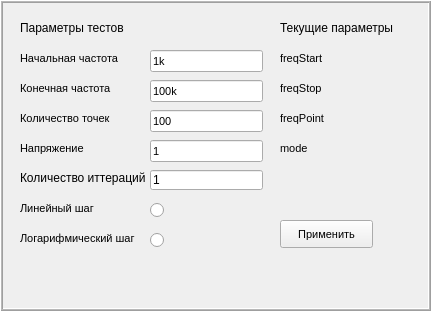
     <widget class="QFrame" name="frame">
      <property name="geometry">
       <rect>
        <x>0</x>
        <y>10</y>
        <width>431</width>
        <height>311</height>
       </rect>
      </property>
      <property name="frameShape">
       <enum>QFrame::Shape::Box</enum>
      </property>
      <property name="frameShadow">
       <enum>QFrame::Shadow::Raised</enum>
      </property>
      <property name="midLineWidth">
       <number>1</number>
      </property>
      <widget class="QWidget" name="widget_exp_param_5" native="true">
       <property name="geometry">
        <rect>
         <x>0</x>
         <y>0</y>
         <width>421</width>
         <height>291</height>
        </rect>
       </property>
       <property name="autoFillBackground">
        <bool>false</bool>
       </property>
       <property name="styleSheet">
        <string notr="true"/>
       </property>
       <widget class="QLabel" name="labelChoosedMode_7">
        <property name="geometry">
         <rect>
          <x>280</x>
          <y>140</y>
          <width>111</width>
          <height>16</height>
         </rect>
        </property>
        <property name="font">
         <font>
          <family>Arial</family>
          <pointsize>8</pointsize>
          <bold>false</bold>
          <underline>false</underline>
          <kerning>true</kerning>
         </font>
        </property>
        <property name="text">
         <string>mode</string>
        </property>
       </widget>
       <widget class="QLabel" name="label_81">
        <property name="geometry">
         <rect>
          <x>20</x>
          <y>50</y>
          <width>111</width>
          <height>16</height>
         </rect>
        </property>
        <property name="font">
         <font>
          <family>Arial</family>
          <pointsize>8</pointsize>
          <bold>false</bold>
          <underline>false</underline>
          <kerning>true</kerning>
         </font>
        </property>
        <property name="text">
         <string>Начальная частота</string>
        </property>
       </widget>
       <widget class="QLabel" name="label_82">
        <property name="geometry">
         <rect>
          <x>20</x>
          <y>140</y>
          <width>111</width>
          <height>16</height>
         </rect>
        </property>
        <property name="font">
         <font>
          <family>Arial</family>
          <pointsize>8</pointsize>
          <bold>false</bold>
          <underline>false</underline>
          <kerning>true</kerning>
         </font>
        </property>
        <property name="text">
         <string>Напряжение</string>
        </property>
       </widget>
       <widget class="QLabel" name="label_83">
        <property name="geometry">
         <rect>
          <x>20</x>
          <y>230</y>
          <width>121</width>
          <height>16</height>
         </rect>
        </property>
        <property name="font">
         <font>
          <family>Arial</family>
          <pointsize>8</pointsize>
          <bold>false</bold>
          <underline>false</underline>
          <kerning>true</kerning>
         </font>
        </property>
        <property name="text">
         <string>Логарифмический шаг</string>
        </property>
       </widget>
       <widget class="QLabel" name="label_84">
        <property name="geometry">
         <rect>
          <x>20</x>
          <y>20</y>
          <width>181</width>
          <height>16</height>
         </rect>
        </property>
        <property name="font">
         <font>
          <family>Arial</family>
          <pointsize>9</pointsize>
          <bold>false</bold>
          <underline>false</underline>
          <kerning>true</kerning>
         </font>
        </property>
        <property name="text">
         <string>Параметры тестов</string>
        </property>
       </widget>
       <widget class="QLineEdit" name="lineEditStopFreq_7">
        <property name="geometry">
         <rect>
          <x>150</x>
          <y>80</y>
          <width>113</width>
          <height>22</height>
         </rect>
        </property>
        <property name="font">
         <font>
          <family>Arial</family>
          <pointsize>8</pointsize>
          <bold>false</bold>
          <underline>false</underline>
          <kerning>true</kerning>
         </font>
        </property>
        <property name="text">
         <string>100k</string>
        </property>
       </widget>
       <widget class="QRadioButton" name="radioLog_7">
        <property name="geometry">
         <rect>
          <x>150</x>
          <y>230</y>
          <width>21</width>
          <height>20</height>
         </rect>
        </property>
        <property name="font">
         <font>
          <family>Arial</family>
          <pointsize>8</pointsize>
          <bold>false</bold>
          <underline>false</underline>
          <kerning>true</kerning>
         </font>
        </property>
        <property name="text">
         <string/>
        </property>
       </widget>
       <widget class="QLabel" name="labelFreqPoints_7">
        <property name="geometry">
         <rect>
          <x>280</x>
          <y>110</y>
          <width>111</width>
          <height>16</height>
         </rect>
        </property>
        <property name="font">
         <font>
          <family>Arial</family>
          <pointsize>8</pointsize>
          <bold>false</bold>
          <underline>false</underline>
          <kerning>true</kerning>
         </font>
        </property>
        <property name="text">
         <string>freqPoint</string>
        </property>
       </widget>
       <widget class="QLineEdit" name="lineEditStartFreq_7">
        <property name="geometry">
         <rect>
          <x>150</x>
          <y>50</y>
          <width>113</width>
          <height>22</height>
         </rect>
        </property>
        <property name="font">
         <font>
          <family>Arial</family>
          <pointsize>8</pointsize>
          <bold>false</bold>
          <underline>false</underline>
          <kerning>true</kerning>
         </font>
        </property>
        <property name="text">
         <string>1k</string>
        </property>
       </widget>
       <widget class="QLineEdit" name="lineEditPointsFreq_13">
        <property name="geometry">
         <rect>
          <x>150</x>
          <y>110</y>
          <width>113</width>
          <height>22</height>
         </rect>
        </property>
        <property name="font">
         <font>
          <family>Arial</family>
          <pointsize>8</pointsize>
          <bold>false</bold>
          <underline>false</underline>
          <kerning>true</kerning>
         </font>
        </property>
        <property name="text">
         <string>100</string>
        </property>
       </widget>
       <widget class="QLineEdit" name="lineEditPointsFreq_14">
        <property name="geometry">
         <rect>
          <x>150</x>
          <y>140</y>
          <width>113</width>
          <height>22</height>
         </rect>
        </property>
        <property name="font">
         <font>
          <family>Arial</family>
          <pointsize>8</pointsize>
          <bold>false</bold>
          <underline>false</underline>
          <kerning>true</kerning>
         </font>
        </property>
        <property name="text">
         <string>1</string>
        </property>
       </widget>
       <widget class="QLabel" name="labelFreqStop_7">
        <property name="geometry">
         <rect>
          <x>280</x>
          <y>80</y>
          <width>111</width>
          <height>16</height>
         </rect>
        </property>
        <property name="font">
         <font>
          <family>Arial</family>
          <pointsize>8</pointsize>
          <bold>false</bold>
          <underline>false</underline>
          <kerning>true</kerning>
         </font>
        </property>
        <property name="text">
         <string>freqStop</string>
        </property>
       </widget>
       <widget class="QLabel" name="label_85">
        <property name="geometry">
         <rect>
          <x>20</x>
          <y>110</y>
          <width>111</width>
          <height>16</height>
         </rect>
        </property>
        <property name="font">
         <font>
          <family>Arial</family>
          <pointsize>8</pointsize>
          <bold>false</bold>
          <underline>false</underline>
          <kerning>true</kerning>
         </font>
        </property>
        <property name="text">
         <string>Количество точек</string>
        </property>
       </widget>
       <widget class="QLabel" name="label_86">
        <property name="geometry">
         <rect>
          <x>20</x>
          <y>200</y>
          <width>111</width>
          <height>16</height>
         </rect>
        </property>
        <property name="font">
         <font>
          <family>Arial</family>
          <pointsize>8</pointsize>
          <bold>false</bold>
          <underline>false</underline>
          <kerning>true</kerning>
         </font>
        </property>
        <property name="text">
         <string>Линейный шаг</string>
        </property>
       </widget>
       <widget class="QRadioButton" name="radioLine_7">
        <property name="geometry">
         <rect>
          <x>150</x>
          <y>200</y>
          <width>31</width>
          <height>20</height>
         </rect>
        </property>
        <property name="font">
         <font>
          <family>Arial</family>
          <pointsize>8</pointsize>
          <bold>false</bold>
          <underline>false</underline>
          <kerning>true</kerning>
         </font>
        </property>
        <property name="text">
         <string/>
        </property>
       </widget>
       <widget class="QLabel" name="labelFreqStart_7">
        <property name="geometry">
         <rect>
          <x>280</x>
          <y>50</y>
          <width>111</width>
          <height>16</height>
         </rect>
        </property>
        <property name="font">
         <font>
          <family>Arial</family>
          <pointsize>8</pointsize>
          <bold>false</bold>
          <underline>false</underline>
          <kerning>true</kerning>
         </font>
        </property>
        <property name="text">
         <string>freqStart</string>
        </property>
       </widget>
       <widget class="QLabel" name="label_87">
        <property name="geometry">
         <rect>
          <x>20</x>
          <y>80</y>
          <width>111</width>
          <height>16</height>
         </rect>
        </property>
        <property name="font">
         <font>
          <family>Arial</family>
          <pointsize>8</pointsize>
          <bold>false</bold>
          <underline>false</underline>
          <kerning>true</kerning>
         </font>
        </property>
        <property name="text">
         <string>Конечная частота</string>
        </property>
       </widget>
       <widget class="QLabel" name="label_88">
        <property name="geometry">
         <rect>
          <x>280</x>
          <y>20</y>
          <width>121</width>
          <height>16</height>
         </rect>
        </property>
        <property name="font">
         <font>
          <family>Arial</family>
          <pointsize>9</pointsize>
          <bold>false</bold>
          <underline>false</underline>
          <kerning>true</kerning>
         </font>
        </property>
        <property name="text">
         <string>Текущие параметры</string>
        </property>
       </widget>
       <widget class="QLabel" name="label_89">
        <property name="geometry">
         <rect>
          <x>20</x>
          <y>170</y>
          <width>141</width>
          <height>16</height>
         </rect>
        </property>
        <property name="font">
         <font>
          <family>Arial</family>
          <bold>false</bold>
          <underline>false</underline>
          <kerning>true</kerning>
         </font>
        </property>
        <property name="text">
         <string>Количество иттераций</string>
        </property>
       </widget>
       <widget class="QLineEdit" name="lineEdit_13">
        <property name="geometry">
         <rect>
          <x>150</x>
          <y>170</y>
          <width>113</width>
          <height>20</height>
         </rect>
        </property>
        <property name="text">
         <string>1</string>
        </property>
       </widget>
       <widget class="QPushButton" name="btnApply_7">
        <property name="geometry">
         <rect>
          <x>280</x>
          <y>220</y>
          <width>93</width>
          <height>28</height>
         </rect>
        </property>
        <property name="font">
         <font>
          <family>Arial</family>
          <pointsize>8</pointsize>
          <bold>false</bold>
          <underline>false</underline>
          <kerning>true</kerning>
         </font>
        </property>
        <property name="text">
         <string>Применить</string>
        </property>
       </widget>
      </widget>
     </widget>
